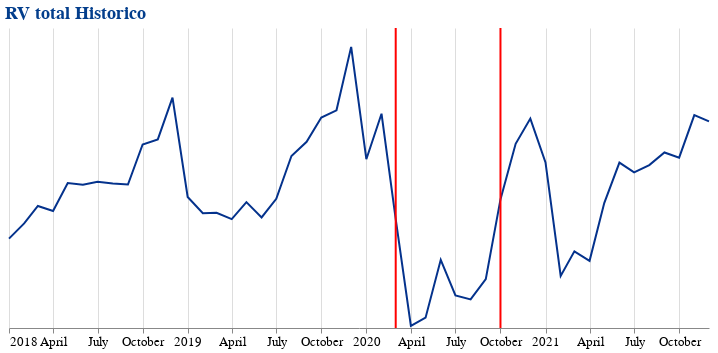

The code cell stored with this chart in its notebook:
### Markdown cell above
1. Analizo el comportamiento del RV en el tiempo
    * Como se ve, los periodos de marzo 2020 a octubre 2020 (inclusive) tienen valores muy bajos debido a la pandemia, por lo que para este analisis no lo tomaremos en cuenta, pues nos bajaria el promedio de maner atipica

### Code cell
# graficando rv historico incluido periodo covid
rv_agrup = bonos_venta.groupby(
                by = 'MES',
                as_index = False
            ).agg(
                rv_total = ('RV' , 'sum')
            )

principal = alt.Chart(
    rv_agrup
).mark_line(
    color = '#04328C'
).encode(
    x = alt.X(
        'MES:T',
        title = None),
    y = alt.Y(
        'rv_total:Q',
        title = None,
        axis = None)
)

linea_i = alt.Chart(
    pd.DataFrame({'MES': ['2020-03-01']})
).mark_rule(
    color = 'red',
    strokeWidth = 2
).encode(
    x = 'MES:T')

linea_f = alt.Chart(
    pd.DataFrame({'MES': ['2020-10-01']})
).mark_rule(
    color = 'red',
    strokeWidth = 2
).encode(
    x = 'MES:T')


(principal + linea_i + linea_f).properties(
    title = 'RV total Historico',
    width = 700,
    height = 300
).configure_view(
    strokeWidth = 0
 ).configure_axis(
    labelFontSize = 13,
    labelAngle = 0
 ).configure_title(
    fontSize = 18,
    font = 'courier',
    color = '#033E8C',
    anchor = 'start'
)

### Figure 1 — Vega-Lite specification as saved in the notebook (floating-point values rounded to 4 significant figures)
{"config": {"view": {"continuousWidth": 400, "continuousHeight": 300, "strokeWidth": 0}, "axis": {"labelAngle": 0, "labelFontSize": 13}, "title": {"anchor": "start", "color": "#033E8C", "font": "courier", "fontSize": 18}}, "layer": [{"data": {"name": "data-6350d7bdcced631ff564e31f58ce8878"}, "mark": {"type": "line", "color": "#04328C"}, "encoding": {"x": {"type": "temporal", "field": "MES", "title": null}, "y": {"type": "quantitative", "axis": null, "field": "rv_total", "title": null}}}, {"data": {"name": "data-a7519f2ee099df4527092d1d9dd3cba1"}, "mark": {"type": "rule", "color": "red", "strokeWidth": 2}, "encoding": {"x": {"type": "temporal", "field": "MES"}}}, {"data": {"name": "data-072f9adb3e788f2fbb7fce029bd47e98"}, "mark": {"type": "rule", "color": "red", "strokeWidth": 2}, "encoding": {"x": {"type": "temporal", "field": "MES"}}}], "height": 300, "title": "RV total Historico", "width": 700, "$schema": "https://vega.github.io/schema/vega-lite/v4.8.1.json", "datasets": {"data-6350d7bdcced631ff564e31f58ce8878": [{"MES": "2018-01-01T00:00:00", "rv_total": 3277000.0}, {"MES": "2018-02-01T00:00:00", "rv_total": 3836000.0}, {"MES": "2018-03-01T00:00:00", "rv_total": 4474000.0}, {"MES": "2018-04-01T00:00:00", "rv_total": 4289000.0}, {"MES": "2018-05-01T00:00:00", "rv_total": 5318000.0}, {"MES": "2018-06-01T00:00:00", "rv_total": 5252000.0}, {"MES": "2018-07-01T00:00:00", "rv_total": 5366000.0}, {"MES": "2018-08-01T00:00:00", "rv_total": 5300000.0}, {"MES": "2018-09-01T00:00:00", "rv_total": 5261000.0}, {"MES": "2018-10-01T00:00:00", "rv_total": 6727000.0}, {"MES": "2018-11-01T00:00:00", "rv_total": 6917000.0}, {"MES": "2018-12-01T00:00:00", "rv_total": 8446000.0}, {"MES": "2019-01-01T00:00:00", "rv_total": 4806000.0}, {"MES": "2019-02-01T00:00:00", "rv_total": 4210000.0}, {"MES": "2019-03-01T00:00:00", "rv_total": 4225000.0}, {"MES": "2019-04-01T00:00:00", "rv_total": 3991000.0}, {"MES": "2019-05-01T00:00:00", "rv_total": 4616000.0}, {"MES": "2019-06-01T00:00:00", "rv_total": 4056000.0}, {"MES": "2019-07-01T00:00:00", "rv_total": 4737000.0}, {"MES": "2019-08-01T00:00:00", "rv_total": 6305000.0}, {"MES": "2019-09-01T00:00:00", "rv_total": 6827000.0}, {"MES": "2019-10-01T00:00:00", "rv_total": 7716000.0}, {"MES": "2019-11-01T00:00:00", "rv_total": 7983000.0}, {"MES": "2019-12-01T00:00:00", "rv_total": 10310000.0}, {"MES": "2020-01-01T00:00:00", "rv_total": 6188000.0}, {"MES": "2020-02-01T00:00:00", "rv_total": 7858000.0}, {"MES": "2020-03-01T00:00:00", "rv_total": 3995000.0}, {"MES": "2020-04-01T00:00:00", "rv_total": 78240.0}, {"MES": "2020-05-01T00:00:00", "rv_total": 377800.0}, {"MES": "2020-06-01T00:00:00", "rv_total": 2499000.0}, {"MES": "2020-07-01T00:00:00", "rv_total": 1196000.0}, {"MES": "2020-08-01T00:00:00", "rv_total": 1049000.0}, {"MES": "2020-09-01T00:00:00", "rv_total": 1792000.0}, {"MES": "2020-10-01T00:00:00", "rv_total": 4716000.0}, {"MES": "2020-11-01T00:00:00", "rv_total": 6753000.0}, {"MES": "2020-12-01T00:00:00", "rv_total": 7680000.0}, {"MES": "2021-01-01T00:00:00", "rv_total": 6069000.0}, {"MES": "2021-02-01T00:00:00", "rv_total": 1911000.0}, {"MES": "2021-03-01T00:00:00", "rv_total": 2809000.0}, {"MES": "2021-04-01T00:00:00", "rv_total": 2462000.0}, {"MES": "2021-05-01T00:00:00", "rv_total": 4580000.0}, {"MES": "2021-06-01T00:00:00", "rv_total": 6063000.0}, {"MES": "2021-07-01T00:00:00", "rv_total": 5705000.0}, {"MES": "2021-08-01T00:00:00", "rv_total": 5974000.0}, {"MES": "2021-09-01T00:00:00", "rv_total": 6435000.0}, {"MES": "2021-10-01T00:00:00", "rv_total": 6244000.0}, {"MES": "2021-11-01T00:00:00", "rv_total": 7808000.0}, {"MES": "2021-12-01T00:00:00", "rv_total": 7578000.0}], "data-a7519f2ee099df4527092d1d9dd3cba1": [{"MES": "2020-03-01"}], "data-072f9adb3e788f2fbb7fce029bd47e98": [{"MES": "2020-10-01"}]}}
